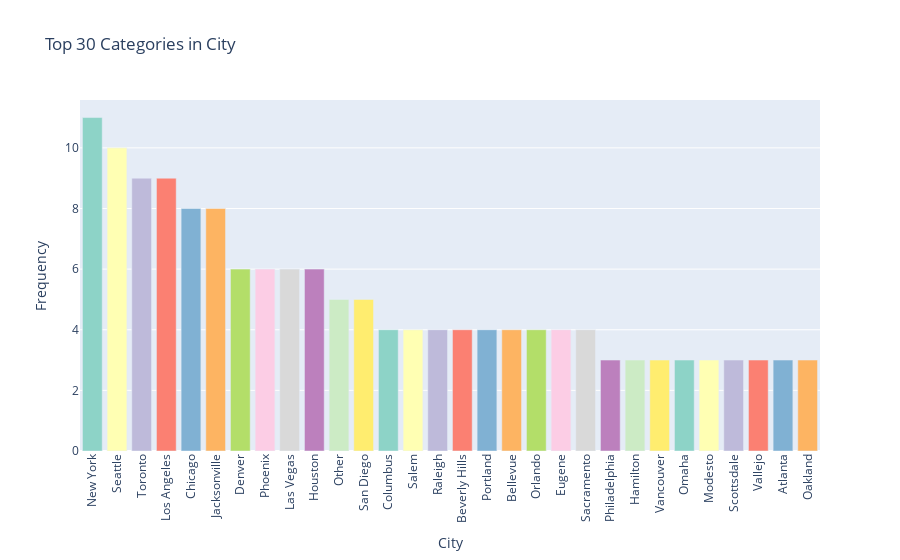

The code cell stored with this chart in its notebook:
### Code cell
# Get the top 30 categories by frequency
top_30_categories = df_clean['City'].value_counts().head(30)
    
# Create a DataFrame for the top 30 categories and their frequencies
top_30_df = pd.DataFrame({'Category': top_30_categories.index, 'Frequency': top_30_categories.values})
    
fig = px.bar(
        top_30_df,
        x='Category',
        y='Frequency',
        title=f'Top 30 Categories in {'City'}',
        labels={'Category': 'City', 'Frequency': 'Frequency'},
        color='Category',
        color_discrete_sequence=px.colors.qualitative.Set3  
    )
    
fig.update_layout(
        xaxis=dict(title='City'),
        yaxis=dict(title='Frequency'),
        xaxis_tickangle=-90,  
        showlegend=False  
    )
    
fig.show()

### Figure 1 — Plotly figure (JSON) as saved in the notebook; plotly's stock layout.template omitted (floating-point values rounded to 4 significant figures)
{"data": [{"alignmentgroup": "True", "hovertemplate": "City=%{x}<br>Frequency=%{y}<extra></extra>", "legendgroup": "New York", "marker": {"color": "rgb(141,211,199)", "pattern": {"shape": ""}}, "name": "New York", "offsetgroup": "New York", "orientation": "v", "showlegend": true, "textposition": "auto", "type": "bar", "x": ["New York"], "xaxis": "x", "y": [11], "yaxis": "y"}, {"alignmentgroup": "True", "hovertemplate": "City=%{x}<br>Frequency=%{y}<extra></extra>", "legendgroup": "Seattle", "marker": {"color": "rgb(255,255,179)", "pattern": {"shape": ""}}, "name": "Seattle", "offsetgroup": "Seattle", "orientation": "v", "showlegend": true, "textposition": "auto", "type": "bar", "x": ["Seattle"], "xaxis": "x", "y": [10], "yaxis": "y"}, {"alignmentgroup": "True", "hovertemplate": "City=%{x}<br>Frequency=%{y}<extra></extra>", "legendgroup": "Toronto", "marker": {"color": "rgb(190,186,218)", "pattern": {"shape": ""}}, "name": "Toronto", "offsetgroup": "Toronto", "orientation": "v", "showlegend": true, "textposition": "auto", "type": "bar", "x": ["Toronto"], "xaxis": "x", "y": [9], "yaxis": "y"}, {"alignmentgroup": "True", "hovertemplate": "City=%{x}<br>Frequency=%{y}<extra></extra>", "legendgroup": "Los Angeles", "marker": {"color": "rgb(251,128,114)", "pattern": {"shape": ""}}, "name": "Los Angeles", "offsetgroup": "Los Angeles", "orientation": "v", "showlegend": true, "textposition": "auto", "type": "bar", "x": ["Los Angeles"], "xaxis": "x", "y": [9], "yaxis": "y"}, {"alignmentgroup": "True", "hovertemplate": "City=%{x}<br>Frequency=%{y}<extra></extra>", "legendgroup": "Chicago", "marker": {"color": "rgb(128,177,211)", "pattern": {"shape": ""}}, "name": "Chicago", "offsetgroup": "Chicago", "orientation": "v", "showlegend": true, "textposition": "auto", "type": "bar", "x": ["Chicago"], "xaxis": "x", "y": [8], "yaxis": "y"}, {"alignmentgroup": "True", "hovertemplate": "City=%{x}<br>Frequency=%{y}<extra></extra>", "legendgroup": "Jacksonville", "marker": {"color": "rgb(253,180,98)", "pattern": {"shape": ""}}, "name": "Jacksonville", "offsetgroup": "Jacksonville", "orientation": "v", "showlegend": true, "textposition": "auto", "type": "bar", "x": ["Jacksonville"], "xaxis": "x", "y": [8], "yaxis": "y"}, {"alignmentgroup": "True", "hovertemplate": "City=%{x}<br>Frequency=%{y}<extra></extra>", "legendgroup": "Denver", "marker": {"color": "rgb(179,222,105)", "pattern": {"shape": ""}}, "name": "Denver", "offsetgroup": "Denver", "orientation": "v", "showlegend": true, "textposition": "auto", "type": "bar", "x": ["Denver"], "xaxis": "x", "y": [6], "yaxis": "y"}, {"alignmentgroup": "True", "hovertemplate": "City=%{x}<br>Frequency=%{y}<extra></extra>", "legendgroup": "Phoenix", "marker": {"color": "rgb(252,205,229)", "pattern": {"shape": ""}}, "name": "Phoenix", "offsetgroup": "Phoenix", "orientation": "v", "showlegend": true, "textposition": "auto", "type": "bar", "x": ["Phoenix"], "xaxis": "x", "y": [6], "yaxis": "y"}, {"alignmentgroup": "True", "hovertemplate": "City=%{x}<br>Frequency=%{y}<extra></extra>", "legendgroup": "Las Vegas", "marker": {"color": "rgb(217,217,217)", "pattern": {"shape": ""}}, "name": "Las Vegas", "offsetgroup": "Las Vegas", "orientation": "v", "showlegend": true, "textposition": "auto", "type": "bar", "x": ["Las Vegas"], "xaxis": "x", "y": [6], "yaxis": "y"}, {"alignmentgroup": "True", "hovertemplate": "City=%{x}<br>Frequency=%{y}<extra></extra>", "legendgroup": "Houston", "marker": {"color": "rgb(188,128,189)", "pattern": {"shape": ""}}, "name": "Houston", "offsetgroup": "Houston", "orientation": "v", "showlegend": true, "textposition": "auto", "type": "bar", "x": ["Houston"], "xaxis": "x", "y": [6], "yaxis": "y"}, {"alignmentgroup": "True", "hovertemplate": "City=%{x}<br>Frequency=%{y}<extra></extra>", "legendgroup": "Other", "marker": {"color": "rgb(204,235,197)", "pattern": {"shape": ""}}, "name": "Other", "offsetgroup": "Other", "orientation": "v", "showlegend": true, "textposition": "auto", "type": "bar", "x": ["Other"], "xaxis": "x", "y": [5], "yaxis": "y"}, {"alignmentgroup": "True", "hovertemplate": "City=%{x}<br>Frequency=%{y}<extra></extra>", "legendgroup": "San Diego", "marker": {"color": "rgb(255,237,111)", "pattern": {"shape": ""}}, "name": "San Diego", "offsetgroup": "San Diego", "orientation": "v", "showlegend": true, "textposition": "auto", "type": "bar", "x": ["San Diego"], "xaxis": "x", "y": [5], "yaxis": "y"}, {"alignmentgroup": "True", "hovertemplate": "City=%{x}<br>Frequency=%{y}<extra></extra>", "legendgroup": "Columbus", "marker": {"color": "rgb(141,211,199)", "pattern": {"shape": ""}}, "name": "Columbus", "offsetgroup": "Columbus", "orientation": "v", "showlegend": true, "textposition": "auto", "type": "bar", "x": ["Columbus"], "xaxis": "x", "y": [4], "yaxis": "y"}, {"alignmentgroup": "True", "hovertemplate": "City=%{x}<br>Frequency=%{y}<extra></extra>", "legendgroup": "Salem", "marker": {"color": "rgb(255,255,179)", "pattern": {"shape": ""}}, "name": "Salem", "offsetgroup": "Salem", "orientation": "v", "showlegend": true, "textposition": "auto", "type": "bar", "x": ["Salem"], "xaxis": "x", "y": [4], "yaxis": "y"}, {"alignmentgroup": "True", "hovertemplate": "City=%{x}<br>Frequency=%{y}<extra></extra>", "legendgroup": "Raleigh", "marker": {"color": "rgb(190,186,218)", "pattern": {"shape": ""}}, "name": "Raleigh", "offsetgroup": "Raleigh", "orientation": "v", "showlegend": true, "textposition": "auto", "type": "bar", "x": ["Raleigh"], "xaxis": "x", "y": [4], "yaxis": "y"}, {"alignmentgroup": "True", "hovertemplate": "City=%{x}<br>Frequency=%{y}<extra></extra>", "legendgroup": "Beverly Hills", "marker": {"color": "rgb(251,128,114)", "pattern": {"shape": ""}}, "name": "Beverly Hills", "offsetgroup": "Beverly Hills", "orientation": "v", "showlegend": true, "textposition": "auto", "type": "bar", "x": ["Beverly Hills"], "xaxis": "x", "y": [4], "yaxis": "y"}, {"alignmentgroup": "True", "hovertemplate": "City=%{x}<br>Frequency=%{y}<extra></extra>", "legendgroup": "Portland", "marker": {"color": "rgb(128,177,211)", "pattern": {"shape": ""}}, "name": "Portland", "offsetgroup": "Portland", "orientation": "v", "showlegend": true, "textposition": "auto", "type": "bar", "x": ["Portland"], "xaxis": "x", "y": [4], "yaxis": "y"}, {"alignmentgroup": "True", "hovertemplate": "City=%{x}<br>Frequency=%{y}<extra></extra>", "legendgroup": "Bellevue", "marker": {"color": "rgb(253,180,98)", "pattern": {"shape": ""}}, "name": "Bellevue", "offsetgroup": "Bellevue", "orientation": "v", "showlegend": true, "textposition": "auto", "type": "bar", "x": ["Bellevue"], "xaxis": "x", "y": [4], "yaxis": "y"}, {"alignmentgroup": "True", "hovertemplate": "City=%{x}<br>Frequency=%{y}<extra></extra>", "legendgroup": "Orlando", "marker": {"color": "rgb(179,222,105)", "pattern": {"shape": ""}}, "name": "Orlando", "offsetgroup": "Orlando", "orientation": "v", "showlegend": true, "textposition": "auto", "type": "bar", "x": ["Orlando"], "xaxis": "x", "y": [4], "yaxis": "y"}, {"alignmentgroup": "True", "hovertemplate": "City=%{x}<br>Frequency=%{y}<extra></extra>", "legendgroup": "Eugene", "marker": {"color": "rgb(252,205,229)", "pattern": {"shape": ""}}, "name": "Eugene", "offsetgroup": "Eugene", "orientation": "v", "showlegend": true, "textposition": "auto", "type": "bar", "x": ["Eugene"], "xaxis": "x", "y": [4], "yaxis": "y"}, {"alignmentgroup": "True", "hovertemplate": "City=%{x}<br>Frequency=%{y}<extra></extra>", "legendgroup": "Sacramento", "marker": {"color": "rgb(217,217,217)", "pattern": {"shape": ""}}, "name": "Sacramento", "offsetgroup": "Sacramento", "orientation": "v", "showlegend": true, "textposition": "auto", "type": "bar", "x": ["Sacramento"], "xaxis": "x", "y": [4], "yaxis": "y"}, {"alignmentgroup": "True", "hovertemplate": "City=%{x}<br>Frequency=%{y}<extra></extra>", "legendgroup": "Philadelphia", "marker": {"color": "rgb(188,128,189)", "pattern": {"shape": ""}}, "name": "Philadelphia", "offsetgroup": "Philadelphia", "orientation": "v", "showlegend": true, "textposition": "auto", "type": "bar", "x": ["Philadelphia"], "xaxis": "x", "y": [3], "yaxis": "y"}, {"alignmentgroup": "True", "hovertemplate": "City=%{x}<br>Frequency=%{y}<extra></extra>", "legendgroup": "Hamilton", "marker": {"color": "rgb(204,235,197)", "pattern": {"shape": ""}}, "name": "Hamilton", "offsetgroup": "Hamilton", "orientation": "v", "showlegend": true, "textposition": "auto", "type": "bar", "x": ["Hamilton"], "xaxis": "x", "y": [3], "yaxis": "y"}, {"alignmentgroup": "True", "hovertemplate": "City=%{x}<br>Frequency=%{y}<extra></extra>", "legendgroup": "Vancouver", "marker": {"color": "rgb(255,237,111)", "pattern": {"shape": ""}}, "name": "Vancouver", "offsetgroup": "Vancouver", "orientation": "v", "showlegend": true, "textposition": "auto", "type": "bar", "x": ["Vancouver"], "xaxis": "x", "y": [3], "yaxis": "y"}, {"alignmentgroup": "True", "hovertemplate": "City=%{x}<br>Frequency=%{y}<extra></extra>", "legendgroup": "Omaha", "marker": {"color": "rgb(141,211,199)", "pattern": {"shape": ""}}, "name": "Omaha", "offsetgroup": "Omaha", "orientation": "v", "showlegend": true, "textposition": "auto", "type": "bar", "x": ["Omaha"], "xaxis": "x", "y": [3], "yaxis": "y"}, {"alignmentgroup": "True", "hovertemplate": "City=%{x}<br>Frequency=%{y}<extra></extra>", "legendgroup": "Modesto", "marker": {"color": "rgb(255,255,179)", "pattern": {"shape": ""}}, "name": "Modesto", "offsetgroup": "Modesto", "orientation": "v", "showlegend": true, "textposition": "auto", "type": "bar", "x": ["Modesto"], "xaxis": "x", "y": [3], "yaxis": "y"}, {"alignmentgroup": "True", "hovertemplate": "City=%{x}<br>Frequency=%{y}<extra></extra>", "legendgroup": "Scottsdale", "marker": {"color": "rgb(190,186,218)", "pattern": {"shape": ""}}, "name": "Scottsdale", "offsetgroup": "Scottsdale", "orientation": "v", "showlegend": true, "textposition": "auto", "type": "bar", "x": ["Scottsdale"], "xaxis": "x", "y": [3], "yaxis": "y"}, {"alignmentgroup": "True", "hovertemplate": "City=%{x}<br>Frequency=%{y}<extra></extra>", "legendgroup": "Vallejo", "marker": {"color": "rgb(251,128,114)", "pattern": {"shape": ""}}, "name": "Vallejo", "offsetgroup": "Vallejo", "orientation": "v", "showlegend": true, "textposition": "auto", "type": "bar", "x": ["Vallejo"], "xaxis": "x", "y": [3], "yaxis": "y"}, {"alignmentgroup": "True", "hovertemplate": "City=%{x}<br>Frequency=%{y}<extra></extra>", "legendgroup": "Atlanta", "marker": {"color": "rgb(128,177,211)", "pattern": {"shape": ""}}, "name": "Atlanta", "offsetgroup": "Atlanta", "orientation": "v", "showlegend": true, "textposition": "auto", "type": "bar", "x": ["Atlanta"], "xaxis": "x", "y": [3], "yaxis": "y"}, {"alignmentgroup": "True", "hovertemplate": "City=%{x}<br>Frequency=%{y}<extra></extra>", "legendgroup": "Oakland", "marker": {"color": "rgb(253,180,98)", "pattern": {"shape": ""}}, "name": "Oakland", "offsetgroup": "Oakland", "orientation": "v", "showlegend": true, "textposition": "auto", "type": "bar", "x": ["Oakland"], "xaxis": "x", "y": [3], "yaxis": "y"}], "layout": {"barmode": "relative", "legend": {"title": {"text": "City"}, "tracegroupgap": 0}, "showlegend": false, "title": {"text": "Top 30 Categories in City"}, "xaxis": {"anchor": "y", "categoryarray": ["New York", "Seattle", "Toronto", "Los Angeles", "Chicago", "Jacksonville", "Denver", "Phoenix", "Las Vegas", "Houston", "Other", "San Diego", "Columbus", "Salem", "Raleigh", "Beverly Hills", "Portland", "Bellevue", "Orlando", "Eugene", "Sacramento", "Philadelphia", "Hamilton", "Vancouver", "Omaha", "Modesto", "Scottsdale", "Vallejo", "Atlanta", "Oakland"], "categoryorder": "array", "domain": [0, 1], "tickangle": -90, "title": {"text": "City"}}, "yaxis": {"anchor": "x", "domain": [0, 1], "title": {"text": "Frequency"}}}}
